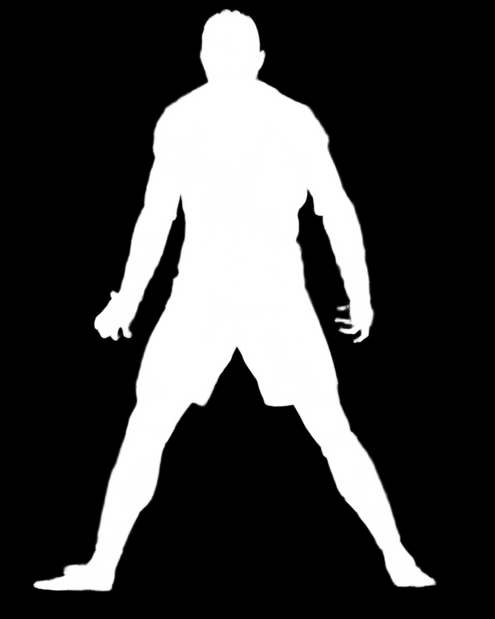
#> input picture Projects_by_AI/Ronaldo_ASCII/ronaldo_mask.png, 495 x 619 px
$ python Ronaldo_ascii.py --photo ronaldo_mask.png
#> lines starting #> are read from the running program, lines starting #| are printed output that depends on the picture; after the words box and inside, x2 and y2 are one past the last pixel; in counts of white or black regions, pixels touching at a corner belong together
"""
Ronaldo in ASCII - particle edition.

Thousands of glowing particles fall slowly from above, then fly in one by one
and build Cristiano Ronaldo (No. 7, red kit, seen from behind) out of coloured
text characters, from his head down to his boots. Every character is chosen from
the photo: denser characters where it is brighter, line characters ( / \\ | _ ( ) )
along edges, the photo's own colour, and the name on his shirt in real letters.
It plays right in the terminal and fills it; it fits itself again whenever the
terminal changes size. The terminal art is made from the photo in the same way as
the window's art, in many sizes, and the biggest one that fits is shown. A bigger
terminal, or a smaller terminal font, gives more detail.

Needs:   pip install numpy opencv-python pillow imageio-ffmpeg
Files:   ronaldo_art.npz (the finished art) next to this script; that is all it needs
Run:     python Ronaldo_ascii.py                  plays it here in the terminal, filling it
         python Ronaldo_ascii.py --window         plays it in a separate window instead
         python Ronaldo_ascii.py --mp4            saves ronaldo_ascii.mp4 (1080x1920, 60 fps)
         python Ronaldo_ascii.py --png            saves ronaldo_ascii.png (2160x3840 still picture)
Remake:  python Ronaldo_ascii.py --photo ronaldo.jpg --save-art
         works the art out again from the photo (with his outline, ronaldo_mask.png) and saves it
Keys:    R or Space = play again,  Esc or Q = close  (in the window, F = full screen)
Tip:     for more detail, make the terminal bigger (maximise it) or its font smaller
         (Ctrl and minus in Windows Terminal)
"""

import argparse
import math
import os
import shutil
import sys
import time

import cv2
import numpy as np
from PIL import Image, ImageDraw, ImageFont

HERE = os.path.dirname(os.path.abspath(__file__))

# ------------------------------------------------------------------ settings
PHOTO, MASK, ART_FILE = "ronaldo.jpg", "ronaldo_mask.png", "ronaldo_art.npz"
VIDEO_FILE, IMAGE_FILE = "ronaldo_ascii.mp4", "ronaldo_ascii.png"
VIDEO_SECONDS = 15.0
FPS = 60
SEED = 7                        # another number gives different particle paths

# ------------------------------------------------------------------ layout
# The picture is 1080x1920 (a phone screen standing up), made of character
# cells 6 pixels wide and 12 tall: 180 columns and 160 rows (the video and the still).
# The window uses cells twice as big: 90 columns and 80 rows, so each character is
# easy to see on a laptop screen.
W, H = 1080, 1920
CW, CH = 6, 12
COLS, ROWS = W // CW, H // CH
WIN_CW, WIN_CH = 12, 24
FILL, FILL_W = 0.88, 0.92       # at most this tall and this wide, as parts of the picture (his feet are wide apart)

# characters
RAMP = " .:-=+*#%@"            # shading: the more ink, the brighter
LINES = "/\\|_()<>^v'`"        # shapes that follow edges
NAME = "RONALDO"               # printed on his shirt, written with real letters
NAME_BOX = (215 / 495, 92 / 619, 274 / 495, 110 / 619)   # where the name is, as parts of the photo's size
FLICKER = "@#%&*+=$"           # characters flash through these as a particle lands
GLYPHS = "".join(dict.fromkeys(RAMP + LINES + NAME + FLICKER))

# timeline (seconds)
T_BUILD = 1.4                   # the first particles land on his head
T_DONE = 9.6                    # the last ones land on his boots
FLY = (1.3, 2.4)                # each particle flies this long (shortest, longest)
T_SWEEP = 10.2                  # a soft light sweeps up over him
SWEEP = 1.6                     # ...and takes this long


# ------------------------------------------------------------------ small helpers
def smoothstep(e0, e1, x):
    x = np.clip((np.asarray(x, np.float32) - e0) / (e1 - e0), 0.0, 1.0)
    return x * x * (3.0 - 2.0 * x)


def to_linear(c):
    """sRGB colour (0..1) -> linear light."""
    c = np.asarray(c, np.float32)
    return np.where(c <= 0.04045, c / 12.92, ((c + 0.055) / 1.055) ** 2.4).astype(np.float32)


def to_srgb(c):
    """Linear light (0..1) -> sRGB colour."""
    c = np.clip(np.asarray(c, np.float32), 0.0, 1.0)
    return np.where(c <= 0.0031308, c * 12.92, 1.055 * c ** (1 / 2.4) - 0.055).astype(np.float32)


class Gradient:
    """Colour at any position between colour stops; works on whole arrays at once."""

    def __init__(self, *stops, n=512):
        pos = np.array([p for p, _ in stops], np.float32)
        cols = np.array([c for _, c in stops], np.float32)
        self.lo, self.k = float(pos[0]), (n - 1) / float(pos[-1] - pos[0])
        grid = np.linspace(pos[0], pos[-1], n)
        self.lut = np.stack([np.interp(grid, pos, cols[:, i]) for i in range(3)], 1).astype(np.float32)

    def __call__(self, v):
        i = ((np.asarray(v, np.float32) - self.lo) * self.k).astype(np.int32)
        return self.lut[np.clip(i, 0, len(self.lut) - 1)]


HOT = Gradient((0.0, (0.0, 0.0, 0.0)), (0.3, (0.5, 0.06, 0.01)), (0.55, (1.6, 0.55, 0.08)),
               (0.8, (2.6, 1.7, 0.6)), (1.0, (3.4, 3.0, 2.4)))       # glowing: dark red .. orange .. white
SPARK = np.array([1.0, 0.72, 0.40], np.float32)                      # warm glow of a flying particle
WHITE = np.array([1.0, 0.95, 0.88], np.float32)


def find_font(names):
    folders = [os.path.join(os.environ.get("WINDIR", "C:/Windows"), "Fonts"),
               "/usr/share/fonts/truetype/dejavu", "/Library/Fonts", "/System/Library/Fonts"]
    for name in names:
        for folder in folders:
            if os.path.exists(os.path.join(folder, name)):
                return os.path.join(folder, name)
    return None


def build_atlas(cw, ch):
    """Every character of GLYPHS drawn once into a cw x ch greyscale cell (0..1)."""
    path = find_font(["consolab.ttf", "consola.ttf", "DejaVuSansMono-Bold.ttf", "Menlo.ttc"])
    font = ImageFont.truetype(path, max(6, round(cw / 0.55))) if path else ImageFont.load_default()
    atlas = np.zeros((len(GLYPHS), ch, cw), np.float32)
    for i, g in enumerate(GLYPHS):
        im = Image.new("L", (cw * 3, ch * 3), 0)
        ImageDraw.Draw(im).text((cw * 1.5, ch * 1.5), g, fill=255, font=font, anchor="mm")
        atlas[i] = np.asarray(im, np.float32)[ch:2 * ch, cw:2 * cw] / 255.0
    return atlas


# ------------------------------------------------------------------ photo -> ASCII art
def load_photo(photo_path, mask_path):
    """The photo (sRGB 0..1) and how much of each pixel is him (0..1)."""
#> called with photo_path = 'ronaldo_mask.png'
    photo = cv2.imread(photo_path)
#> photo is the input picture: shape (619, 495, 3); min 0, max 255, mean 63.1
    if photo is None:
        sys.exit(f"Could not read the photo '{photo_path}'. Put the photo next to this script as {PHOTO}.")
    mask = cv2.imread(mask_path, cv2.IMREAD_GRAYSCALE)
    if mask is None:
        sys.exit(f"Could not read his outline '{mask_path}' ({MASK} should be next to this script).")
    if mask.shape != photo.shape[:2]:                     # the same photo at another size
        mask = cv2.resize(mask, (photo.shape[1], photo.shape[0]), interpolation=cv2.INTER_LINEAR)
    rgb = cv2.cvtColor(photo, cv2.COLOR_BGR2RGB).astype(np.float32) / 255.0
    return rgb, mask.astype(np.float32) / 255.0


def place(rgb, alpha, size=(W, H), scale=None):
    """Scale and centre him on a picture of this size (pixels), as big as FILL allows or by this scale.
    Returns the picture, his outline and the transform."""
#> called with size = (1080, 1920)
    pw, ph = size
    ys, xs = np.nonzero(alpha > 0.5)
    y0, y1, x0, x1 = ys.min(), ys.max(), xs.min(), xs.max()
#> y0 = 9; y1 = 590; x0 = 34; x1 = 435
    s = scale or min(FILL * ph / (y1 - y0 + 1), FILL_W * pw / (x1 - x0 + 1))
#> s = 2.47
    M = np.float32([[s, 0, pw / 2 - s * (x0 + x1) / 2], [0, s, ph / 2 - s * (y0 + y1) / 2]])
#> M = [[2.47, 0, -39.6], [0, 2.47, 219.7]]
    big = cv2.warpAffine(rgb, M, (pw, ph), flags=cv2.INTER_LANCZOS4, borderValue=0)
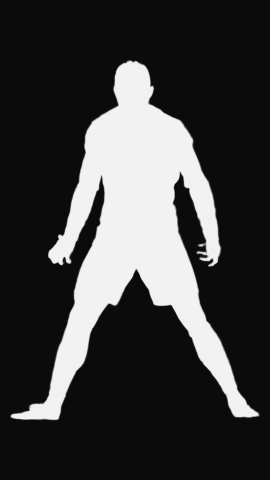
#> big: shape (1920, 1080, 3) float32 (shown at 1/4 size); min -0.0476, max 1.05, mean 0.223; drawn with min black and max white
    a = cv2.warpAffine(alpha, M, (pw, ph), flags=cv2.INTER_LINEAR, borderValue=0)
    return np.clip(big, 0.0, 1.0), np.clip(a, 0.0, 1.0), M


def convert(rgb, alpha, cw=CW, ch=CH, size=(W, H), scale=None):
    """Choose a character and a colour for every cell (cells cw x ch pixels of a picture of this size,
    1080x1920 unless said otherwise; see place() for scale).

    The shading of the photo picks a character from RAMP (more ink = brighter). Where the photo has a
    real edge, a character from LINES whose shape lines up with that edge can win instead. Colours are
    the photo's own, a little brightened so thin characters still show them. Returns the character
    numbers (rows x columns, -1 = empty) and colours (sRGB)."""
    cols, rows = size[0] // cw, size[1] // ch
    big, a, M = place(rgb, alpha, size, scale)
#> M = [[2.47, 0, -39.6], [0, 2.47, 219.7]]
    # pixels on his outline are mixed with the stadium behind him: take their colour from just inside
    sure = (a > 0.92).astype(np.float32)
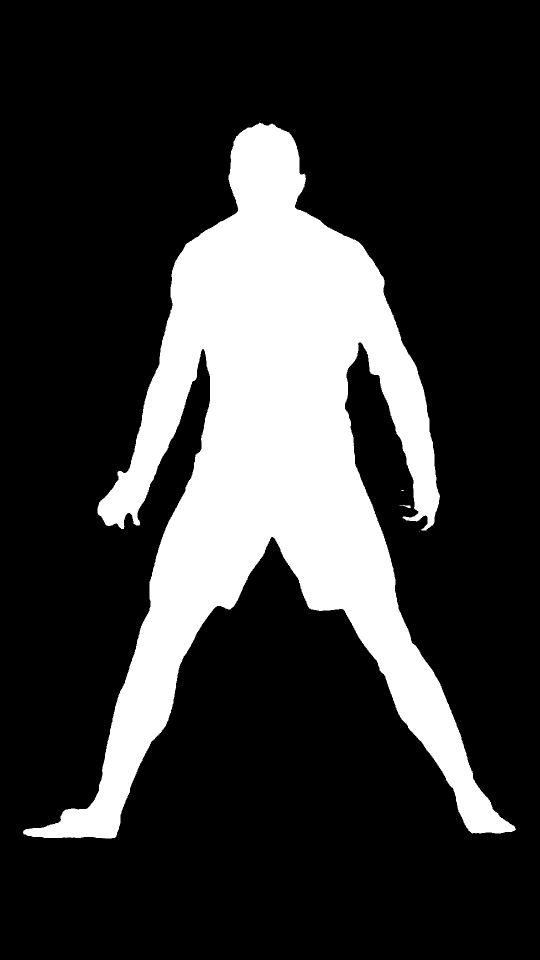
#> sure: shape (1920, 1080) float32 (shown at 1/2 size); values 0 (black) and 1 (white), 21.4% white; 4 white regions (2 under 20 px), largest, box (x1, y1, x2, y2) and area: (46, 245, 1032, 1677) 443947, (799, 1010, 822, 1016) 58
    near = cv2.GaussianBlur(big * sure[..., None], (0, 0), 5.0) / np.maximum(cv2.GaussianBlur(sure, (0, 0), 5.0), 1e-4)[..., None]
    big = np.where(sure[..., None] > 0, big, near)
    atlas = build_atlas(cw, ch)                           # shapes are compared at this cell size
#> after the loop in build_atlas, `for i, g in enumerate(GLYPHS):`:
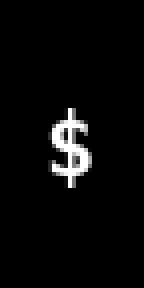
#> im: PIL image 36x72 L (shown 4 times larger); min 0, max 255, mean 9.1
    chars = RAMP + LINES
    idx = np.array([GLYPHS.index(c) for c in chars])
    G = atlas[idx]
    K, nr = len(chars), len(RAMP)
    tone_g = G.mean((1, 2)) / G[:nr].mean((1, 2)).max()  # how bright each character looks (0..1)
#> tone_g = 22 values, max 1 at index 9, min 0 at index 0, mean 0.417
    # each character's shape: softened, without its average, scaled to length 1
    blur = 0.8 * cw / CW
    Gs = np.stack([cv2.GaussianBlur(g, (0, 0), blur) for g in G]).reshape(K, -1)
    Gs -= Gs.mean(1, keepdims=True)
    Gs /= np.maximum(np.linalg.norm(Gs, axis=1, keepdims=True), 1e-6)
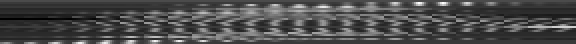
#> Gs: shape (22, 288) float32 (shown 2 times larger); min -0.115, max 0.272, mean -5.64e-10; drawn with min black and max white
    # brightness of the photo: vivid red counts as bright, as it looks; black where he is not
    light = (0.5 * (big * np.array([0.299, 0.587, 0.114], np.float32)).sum(-1) + 0.5 * big.max(-1)) * a
    soft = cv2.GaussianBlur(light, (0, 0), blur)
    P = soft.reshape(rows, ch, cols, cw).transpose(0, 2, 1, 3).reshape(-1, ch * cw)
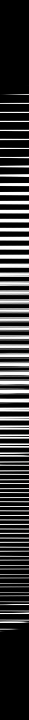
#> P: shape (7200, 288) float32 (shown at 1/10 size); min 0, max 1, mean 0.223
    Pz = P - P.mean(1, keepdims=True)
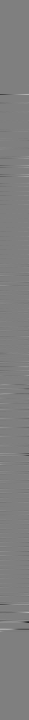
#> Pz: shape (7200, 288) float32 (shown at 1/10 size); min -0.851, max 0.857, mean 4.61e-10; drawn with min black and max white
    contrast = np.linalg.norm(Pz, axis=1) / math.sqrt(ch * cw)             # how much edge is in the cell
#> contrast = 7200 values, max 0.435 at index 6290, min 0 at index 0, mean 0.0174
    match = (Pz @ Gs.T) / np.maximum(contrast * math.sqrt(ch * cw), 1e-6)[:, None]   # -1..1 shape match
    cover = a.reshape(rows, ch, cols, cw).mean((1, 3)).ravel()
#> cover = 7200 values, max 1 at index 1121, min 0 at index 0, mean 0.223
    tone = cv2.GaussianBlur(light, (0, 0), cw).reshape(rows, ch, cols, cw).mean((1, 3)).ravel()
#> tone = 7200 values, max 1 at index 2023, min 0 at index 0, mean 0.223
    inside = cover > 0.12
    lo, hi = np.percentile(tone[inside], [2, 99.5])
#> lo = 0.351; hi = 1
    T = 0.30 + 0.70 * np.clip((tone - lo) / (hi - lo), 0.0, 1.0) ** 0.75   # wanted brightness 0..1
#> T = 7200 values, max 1 at index 2023, min 0.3 at index 0, mean 0.443
    T = np.where(tone < lo * 0.6, T * tone / max(lo * 0.6, 1e-6), T)      # real blacks stay black
#> T = 7200 values, max 1 at index 2023, min 0 at index 0, mean 0.228
    edge = np.clip((contrast - 0.015) / 0.030, 0.0, 1.0) ** 1.5           # 0 flat .. 1 a clear edge
#> edge = 7200 values, max 1 at index 939, min 0 at index 0, mean 0.075
    score = 4.0 * (tone_g[None, :] - T[:, None]) ** 2 - 0.6 * edge[:, None] * match
    score[:, nr:] += 0.08 + 2.0 * (1.0 - edge[:, None])                    # line characters only on edges
    score[:, 0] += np.where(T > 0.06, 1.0, 0.0)                            # a blank only for black
    k = np.where(inside, idx[score.argmin(1)], -1)
#> k = 7200 values, max 21 at index 3269, min -1 at index 0, mean 1.34
    col = (big * a[..., None]).reshape(rows, ch, cols, cw, 3).mean((1, 3)).reshape(-1, 3)
    col /= np.maximum(cover, 1e-3)[:, None]
    v = col.max(1, keepdims=True)
#> v = 7200 values, max 1 at index 1125, min 0 at index 0, mean 0.269
    boost = np.clip(0.95 / np.maximum(v, 1e-3), 1.0, 3.0) ** 0.7
#> boost = 7200 values, max 2.16 at index 0, min 1 at index 853, mean 1.85
    col *= 1.0 + (boost - 1.0) * (0.3 + 0.7 * smoothstep(0.12, 0.45, v))   # dark hair stays dark
#> in smoothstep, `x = np.clip((np.asarray(x, np.float32) - e0) / (e1 - e0), 0.0, 1.0)`: x = 7200 values, max 1 at index 852, min 0 at index 0, mean 0.271
    k, col = k.reshape(rows, cols), np.clip(col, 0.0, 1.0).reshape(rows, cols, 3)
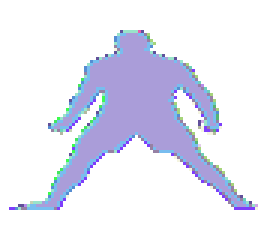
#> k: shape (80, 90) int64 (shown 3 times larger); 20 distinct labels, from -1 to 21; one colour per label, 0 black, -1 white
    k[k == GLYPHS.index(" ")] = -1

    # the printed name: real letters in white, spaced out over the red shirt
    x0, y0, x1, y1 = NAME_BOX
    hgt, wid = rgb.shape[:2]
#> (the rest of the program and of its run is left out)
